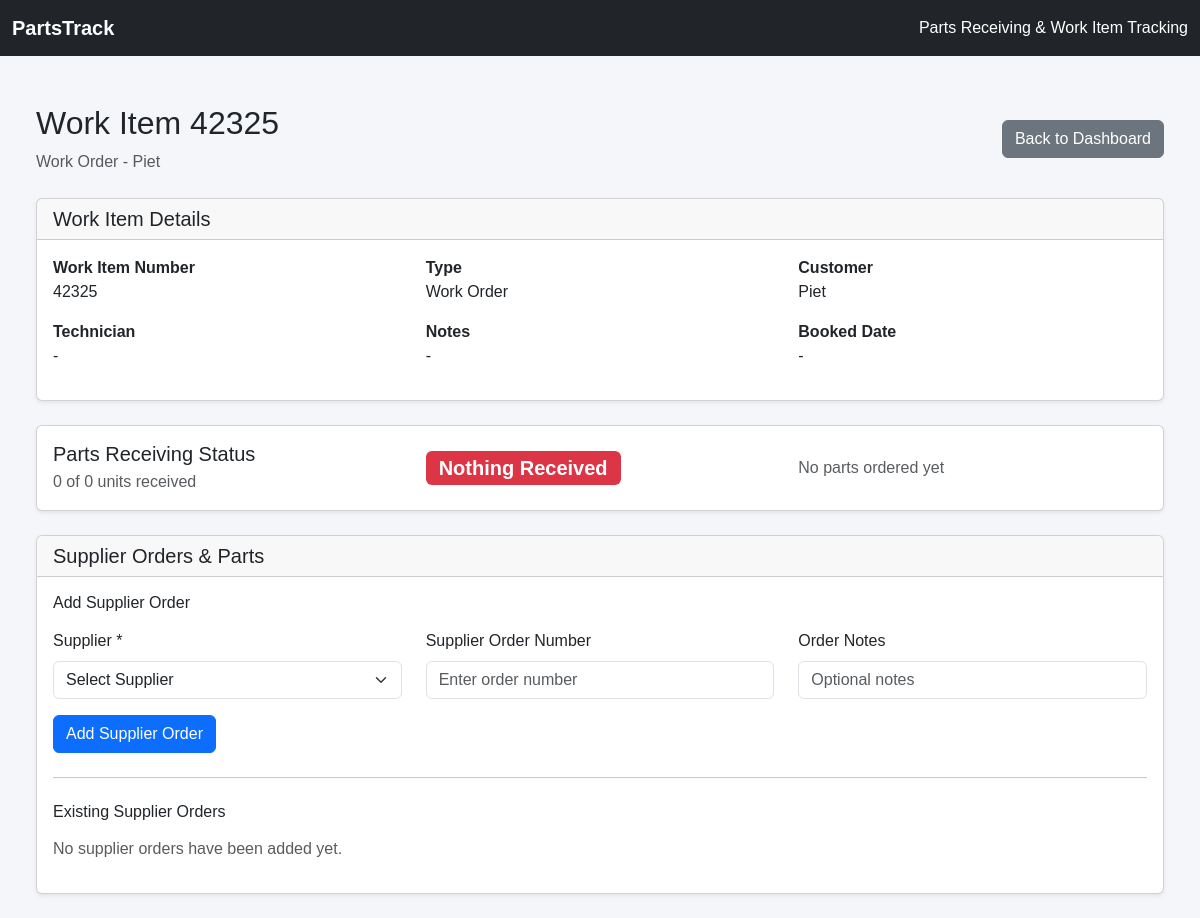
Screenshot of /work-item/1 with the database file from the repository.
### app/models.py (models this page shows, shortened)
class WorkItem(db.Model):
    id = db.Column(db.Integer, primary_key=True)
    number = db.Column(db.String(50), nullable=False)
    type = db.Column(db.String(50), nullable=False)
    customer = db.Column(db.String(150), nullable=False)
    technician = db.Column(db.String(100), nullable=True)
    notes = db.Column(db.Text, nullable=True)
    appointment_date = db.Column(
        db.Date,
        nullable=True
    )
    is_archived = db.Column(
        db.Boolean,
        default=False,
        nullable=False
    )
    created_at = db.Column(
        db.DateTime,
        default=lambda: datetime.now(timezone.utc),
        nullable=False
    )
    parts_orders = db.relationship(
        "PartsOrder",
        backref="work_item",
        cascade="all, delete-orphan"
    )

### app/routes.py (the view)
@main.route("/work-item/<int:item_id>")
def work_item_details(item_id):
    work_item = db.get_or_404(WorkItem, item_id)
    suppliers = Supplier.query.order_by(Supplier.name.asc()).all()
    total_ordered = sum(
        part.quantity_ordered
        for order in work_item.parts_orders
        for part in order.parts
    )
    total_received = sum(
        part.quantity_received
        for order in work_item.parts_orders
        for part in order.parts
    )
    if total_ordered == 0 or total_received == 0:
        status = "Red"
    elif total_received >= total_ordered:
        status = "Green"
    else:
        status = "Yellow"
    return render_template(
        "work_item_details.html",
        work_item=work_item,
        total_ordered=total_ordered,
        total_received=total_received,
        status=status,
        suppliers=suppliers
    )

### app/templates/work_item_details.html (shortened to what this page needs)
{% extends "base.html" %}
{% block content %}
<div class="container-fluid mt-4">
    <div class="d-flex justify-content-between align-items-center mb-4">
        <div>
            <h2>Work Item {{ work_item.number }}</h2>
            <p class="text-muted mb-0">
                {{ work_item.type }} - {{ work_item.customer }}
            </p>
        </div>
        <a href="{{ url_for('main.dashboard') }}"
           class="btn btn-secondary">
            Back to Dashboard
        </a>
    </div>
    <div class="card shadow-sm mb-4">
        <div class="card-header">
            <h5 class="mb-0">Work Item Details</h5>
        </div>
        <div class="card-body">
            <div class="row">
                <div class="col-md-4 mb-3">
                    <strong>Work Item Number</strong>
                    <div>{{ work_item.number }}</div>
                </div>
                <div class="col-md-4 mb-3">
                    <strong>Type</strong>
                    <div>{{ work_item.type }}</div>
                </div>
                <div class="col-md-4 mb-3">
                    <strong>Customer</strong>
                    <div>{{ work_item.customer }}</div>
                </div>
                <div class="col-md-4 mb-3">
                    <strong>Technician</strong>
                    <div>{{ work_item.technician or "-" }}</div>
                </div>
                <div class="col-md-4 mb-3">
                    <strong>Notes</strong>
                    <div>{{ work_item.notes or "-" }}</div>
                </div>
                <div class="col-md-4 mb-3">
                    <strong>Booked Date</strong>
                    <div>{{ work_item.booked_date.strftime("%Y-%m-%d") if work_item.booked_date else "-" }}</div>
                </div>
            </div>
        </div>
    </div>
    <div class="card shadow-sm mb-4">
        <div class="card-body">
            <div class="row align-items-center">
                <div class="col-md-4">
                    <h5 class="mb-1">Parts Receiving Status</h5>
                    <p class="text-muted mb-0">
                        {{ total_received }} of {{ total_ordered }} units received
                    </p>
                </div>
                <div class="col-md-4">
                    {% if status == "Green" %}
                        <span class="badge bg-success fs-5">
                            All Parts Received
                        </span>
                    {% elif status == "Yellow" %}
                        <span class="badge bg-warning text-dark fs-5">
                            Partially Received
                        </span>
                    {% else %}
                        <span class="badge bg-danger fs-5">
                            Nothing Received
                        </span>
                    {% endif %}
                </div>
                <div class="col-md-4">
                    {% if total_ordered > 0 %}
                        <div class="progress" style="height: 20px;">
                            <div class="progress-bar
                                {% if status == 'Green' %}
                                    bg-success
                                {% elif status == 'Yellow' %}
                                    bg-warning
                                {% else %}
                                    bg-danger
                                {% endif %}"
                                role="progressbar"
                                style="width: {{ (total_received / total_ordered * 100)|round|int }}%;">
                                {{ (total_received / total_ordered * 100)|round|int }}%
                            </div>
                        </div>
                    {% else %}
                        <span class="text-muted">
                            No parts ordered yet
                        </span>
                    {% endif %}
                </div>
            </div>
        </div>
    </div>
    <div class="card shadow-sm">
        <div class="card-header">
            <h5 class="mb-0">Supplier Orders & Parts</h5>
        </div>
<div class="card-body">
    <h6 class="mb-3">Add Supplier Order</h6>
    <form method="POST"
          action="{{ url_for('main.add_parts_order', item_id=work_item.id) }}">
        <div class="row">
            <div class="col-md-4 mb-3">
                <label class="form-label">Supplier *</label>
                <select name="supplier" class="form-select" required>
                    <option value="">Select Supplier</option>
                </select>
            </div>
            <div class="col-md-4 mb-3">
                <label class="form-label">Supplier Order Number</label>
                <input type="text"
                       name="order_number"
                       class="form-control"
                       placeholder="Enter order number">
            </div>
            <div class="col-md-4 mb-3">
                <label class="form-label">Order Notes</label>
                <input type="text"
                       name="notes"
                       class="form-control"
                       placeholder="Optional notes">
            </div>
        </div>
        <button type="submit" class="btn btn-primary">
            Add Supplier Order
        </button>
    </form>
    <hr class="my-4">
    <h6 class="mb-3">Existing Supplier Orders</h6>
    {% for order in work_item.parts_orders %}
        <div class="card mb-3">
            <div class="card-header d-flex justify-content-between align-items-center">
                <div>
                    <strong>{{ order.supplier }}</strong>
                    {% if order.order_number %}
                        <span class="text-muted">
                            | Order #{{ order.order_number }}
                        </span>
                    {% endif %}
                </div>
                <a href="{{ url_for('main.edit_parts_order', order_id=order.id) }}"
                class="btn btn-sm btn-outline-primary"
                title="Edit Supplier Order">
                    <i class="bi bi-pencil"></i>
                    Edit Order
                </a>
            </div>
            <div class="card-body">
                {% if order.notes %}
                    <p>{{ order.notes }}</p>
                {% endif %}
                <form method="POST"
                    action="{{ url_for('main.add_part', order_id=order.id) }}"
                    class="mb-4">
                    <div class="row align-items-end">
                        <div class="col-md-3 mb-3">
                            <label class="form-label">Part Number *</label>
                            <input type="text"
                                name="part_number"
                                class="form-control"
                                required>
                        </div>
                        <div class="col-md-4 mb-3">
                            <label class="form-label">Part Description *</label>
                            <input type="text"
                                name="description"
                                class="form-control"
                                required>
                        </div>
                        <div class="col-md-2 mb-3">
                            <label class="form-label">Qty Ordered *</label>
                            <input type="number"
                                name="quantity_ordered"
                                class="form-control"
                                min="1"
                                value="1"
                                required>
                        </div>
                        <div class="col-md-2 mb-3">
                            <label class="form-label">Qty Received</label>
                            <input type="number"
                                name="quantity_received"
                                class="form-control"
                                min="0"
                                value="0"
                                required>
                        </div>
                        <div class="col-md-1 mb-3">
                            <button type="submit"
                                    class="btn btn-primary"
                                    title="Add Part">
                                <i class="bi bi-plus-lg"></i>
                            </button>
                        </div>
                    </div>
                    <div class="mb-3">
                        <label class="form-label">Part Notes</label>
                        <input type="text"
                            name="notes"
                            class="form-control"
                            placeholder="Optional notes">
                    </div>
                </form>
                <hr>
                <h6 class="mb-3">Parts on This Order</h6>
                <div class="table-responsive">
                    <table class="table table-sm table-hover align-middle">
                        <thead class="table-light">
                            <tr>
                                <th>Part Number</th>
                                <th>Description</th>
                                <th>Qty Ordered</th>
                                <th>Qty Received</th>
                                <th>Notes</th>
                                <th>Actions</th>
                            </tr>
                        </thead>
                        <tbody>
                            {% for part in order.parts %}
                            <tr>
                                <td>
                                    <strong>{{ part.part_number }}</strong>
                                </td>
                                <td>{{ part.description }}</td>
                                <td>{{ part.quantity_ordered }}</td>
                                <td style="min-width: 190px;">
                                    <form method="POST"
                                        action="{{ url_for('main.update_received', part_id=part.id) }}"
                                        class="d-flex align-items-center gap-2">
                                        <input type="number"
                                            name="quantity_received"
                                            class="form-control form-control-sm"
                                            min="0"
                                            max="{{ part.quantity_ordered }}"
                                            value="{{ part.quantity_received }}"
                                            required>
                                        <button type="submit"
                                                class="btn btn-sm btn-outline-primary"
                                                title="Update received quantity">
                                            <i class="bi bi-check-lg"></i>
                                        </button>
                                    </form>
                                </td>
                                <td>{{ part.notes or "-" }}</td>
                                <td>
                                    <a href="{{ url_for('main.edit_part', part_id=part.id) }}"
                                    class="btn btn-sm btn-outline-primary"
                                    title="Edit Part">
                                        <i class="bi bi-pencil"></i>
                                    </a>
                                </td>
                            </tr>
                            {% else %}
                            <tr>
                                <td colspan="6"
                                    class="text-muted text-center">
                                    No parts added to this supplier order yet.
                                </td>
                            </tr>
                            {% endfor %}
                        </tbody>
                    </table>
                </div>
            </div>
        </div>
    {% else %}
        <p class="text-muted">
            No supplier orders have been added yet.
        </p>
    {% endfor %}
</div>
    </div>
</div>
{% endblock %}

### app/static/css/style.css (style rules this page uses)
body { background-color: #f4f6f9; font-family: Arial, sans-serif; }

### rows the page displays
WorkItem: number "42325", type "Work Order", customer "Piet", technician "-", notes "-"

### other values shown
{{ total_received }} "0"
{{ total_ordered }} "0"
